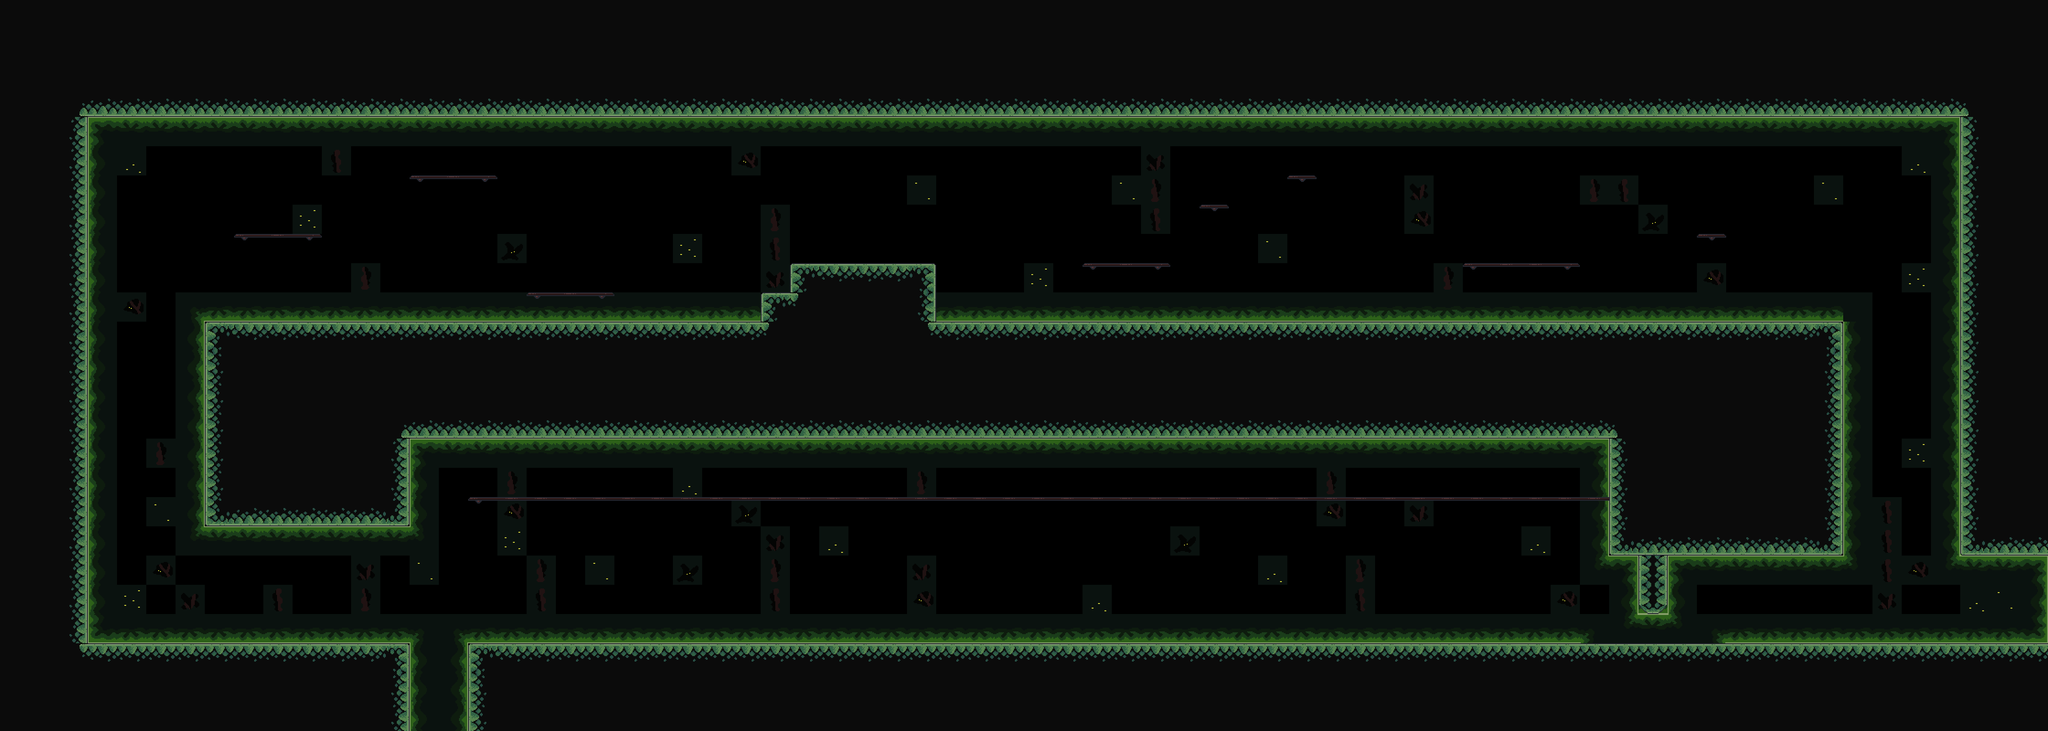

A level layout from a 2D game, rendered from its tile map. Below: a short description, then the map file with tile-grid data replaced by summaries:
An orthogonal 70x25 tile map with 64x64 px tiles, 3 tile layers (BG, Platforms, Terrain), 5 tilesets and 177 objects (165x floor_spike, 4x slime, 4x ranged_fly, 3x player, Data).

<map version="1.10" tiledversion="1.11.0" orientation="orthogonal" renderorder="right-down" width="70" height="25" tilewidth="64" tileheight="64" infinite="0" nextlayerid="22" nextobjectid="241">
 <tileset firstgid="1" source="../tilesets/objects.tsx" />
 <tileset firstgid="40" source="../tilesets/platforms.tsx" />
 <tileset firstgid="64" source="../tilesets/grass_tileset.tsx" />
 <tileset firstgid="85" source="../tilesets/blue_tileset.tsx" />
 <tileset firstgid="121" source="../tilesets/grass_floor_tileset.tsx" />
 <layer id="19" name="BG" width="70" height="25">
  <data>[1750 cells, 378 non-empty, 21 distinct tile ids]</data>
 </layer>
 <objectgroup id="12" name="Objects">
  <object id="42" name="player" gid="31" x="4402.83" y="1425" width="96" height="96">
   <properties>
    <property name="spawn" value="right" />
   </properties>
  </object>
  <object id="44" name="player" gid="31" x="805" y="1415" width="96" height="96">
   <properties>
    <property name="spawn" value="left" />
   </properties>
  </object>
  <object id="43" name="player" gid="31" x="804.33" y="1426" width="96" height="96">
   <properties>
    <property name="spawn" value="down" />
   </properties>
  </object>
  <object id="60" name="floor_spike" gid="142" x="960" y="1472" width="64" height="64">
   <properties>
    <property name="direction" value="left" />
   </properties>
  </object>
  <object id="61" name="floor_spike" gid="142" x="960" y="1536" width="64" height="64">
   <properties>
    <property name="direction" value="left" />
   </properties>
  </object>
  <object id="62" name="floor_spike" gid="142" x="960" y="1600" width="64" height="64">
   <properties>
    <property name="direction" value="left" />
   </properties>
  </object>
  <object id="63" name="floor_spike" gid="143" x="896" y="1472" width="64" height="64">
   <properties>
    <property name="direction" value="right" />
   </properties>
  </object>
  <object id="64" name="floor_spike" gid="143" x="896" y="1536" width="64" height="64">
   <properties>
    <property name="direction" value="right" />
   </properties>
  </object>
  <object id="65" name="floor_spike" gid="143" x="896" y="1600" width="64" height="64">
   <properties>
    <property name="direction" value="right" />
   </properties>
  </object>
  <object id="70" name="floor_spike" gid="144" x="1024" y="1408" width="64" height="64">
   <properties>
    <property name="direction" value="up" />
   </properties>
  </object>
  <object id="72" name="floor_spike" gid="144" x="1088" y="1408" width="64" height="64">
   <properties>
    <property name="direction" value="up" />
   </properties>
  </object>
  <object id="73" name="floor_spike" gid="144" x="1344" y="1408" width="64" height="64">
   <properties>
    <property name="direction" value="up" />
   </properties>
  </object>
  <object id="74" name="floor_spike" gid="144" x="1216" y="1408" width="64" height="64">
   <properties>
    <property name="direction" value="up" />
   </properties>
  </object>
  <object id="75" name="floor_spike" gid="144" x="1152" y="1408" width="64" height="64">
   <properties>
    <property name="direction" value="up" />
   </properties>
  </object>
  <object id="76" name="floor_spike" gid="144" x="1280" y="1408" width="64" height="64">
   <properties>
    <property name="direction" value="up" />
   </properties>
  </object>
  <object id="77" name="floor_spike" gid="144" x="1408" y="1408" width="64" height="64">
   <properties>
    <property name="direction" value="up" />
   </properties>
  </object>
  <object id="78" name="floor_spike" gid="144" x="1472" y="1408" width="64" height="64">
   <properties>
    <property name="direction" value="up" />
   </properties>
  </object>
  <object id="79" name="floor_spike" gid="144" x="1536" y="1408" width="64" height="64">
   <properties>
    <property name="direction" value="up" />
   </properties>
  </object>
  <object id="80" name="floor_spike" gid="144" x="1600" y="1408" width="64" height="64">
   <properties>
    <property name="direction" value="up" />
   </properties>
  </object>
  <object id="81" name="floor_spike" gid="144" x="1664" y="1408" width="64" height="64">
   <properties>
    <property name="direction" value="up" />
   </properties>
  </object>
  <object id="82" name="floor_spike" gid="144" x="1728" y="1408" width="64" height="64">
   <properties>
    <property name="direction" value="up" />
   </properties>
  </object>
  <object id="83" name="floor_spike" gid="144" x="1792" y="1408" width="64" height="64">
   <properties>
    <property name="direction" value="up" />
   </properties>
  </object>
  <object id="84" name="floor_spike" gid="144" x="1856" y="1408" width="64" height="64">
   <properties>
    <property name="direction" value="up" />
   </properties>
  </object>
  <object id="85" name="floor_spike" gid="144" x="1920" y="1408" width="64" height="64">
   <properties>
    <property name="direction" value="up" />
   </properties>
  </object>
  <object id="86" name="floor_spike" gid="144" x="2048" y="1408" width="64" height="64">
   <properties>
    <property name="direction" value="up" />
   </properties>
  </object>
  <object id="87" name="floor_spike" gid="144" x="1984" y="1408" width="64" height="64">
   <properties>
    <property name="direction" value="up" />
   </properties>
  </object>
  <object id="88" name="floor_spike" gid="144" x="2176" y="1408" width="64" height="64">
   <properties>
    <property name="direction" value="up" />
   </properties>
  </object>
  <object id="89" name="floor_spike" gid="144" x="2112" y="1408" width="64" height="64">
   <properties>
    <property name="direction" value="up" />
   </properties>
  </object>
  <object id="90" name="floor_spike" gid="144" x="2240" y="1408" width="64" height="64">
   <properties>
    <property name="direction" value="up" />
   </properties>
  </object>
  <object id="91" name="floor_spike" gid="144" x="2304" y="1408" width="64" height="64">
   <properties>
    <property name="direction" value="up" />
   </properties>
  </object>
  <object id="92" name="floor_spike" gid="144" x="2432" y="1408" width="64" height="64">
   <properties>
    <property name="direction" value="up" />
   </properties>
  </object>
  <object id="93" name="floor_spike" gid="144" x="2432" y="1408" width="64" height="64">
   <properties>
    <property name="direction" value="up" />
   </properties>
  </object>
  <object id="94" name="floor_spike" gid="144" x="2368" y="1408" width="64" height="64">
   <properties>
    <property name="direction" value="up" />
   </properties>
  </object>
  <object id="95" name="floor_spike" gid="144" x="2496" y="1408" width="64" height="64">
   <properties>
    <property name="direction" value="up" />
   </properties>
  </object>
  </objectgroup>
 <layer id="18" name="Platforms" width="70" height="25">
  <data>[1750 cells, 58 non-empty, 4 distinct tile ids]</data>
 </layer>
 <layer id="1" name="Terrain" width="70" height="25">
  <data>[1750 cells, 873 non-empty, 15 distinct tile ids]</data>
 </layer>
 <objectgroup id="13" name="Data">
  <properties>
   <property name="bg" value="" />
   <property name="bottom_limit" type="int" value="200" />
   <property name="death_border_bottom" type="int" value="0" />
   <property name="horizon_line" type="int" value="600" />
   <property name="level_unlock" type="int" value="1" />
   <property name="top_limit" type="int" value="0" />
  </properties>
  <!-- 1 objects omitted --></objectgroup>
 <objectgroup id="20" name="Enemies">
  <!-- 8 objects omitted --></objectgroup>
</map>
<!-- 143 of 177 objects omitted -->
